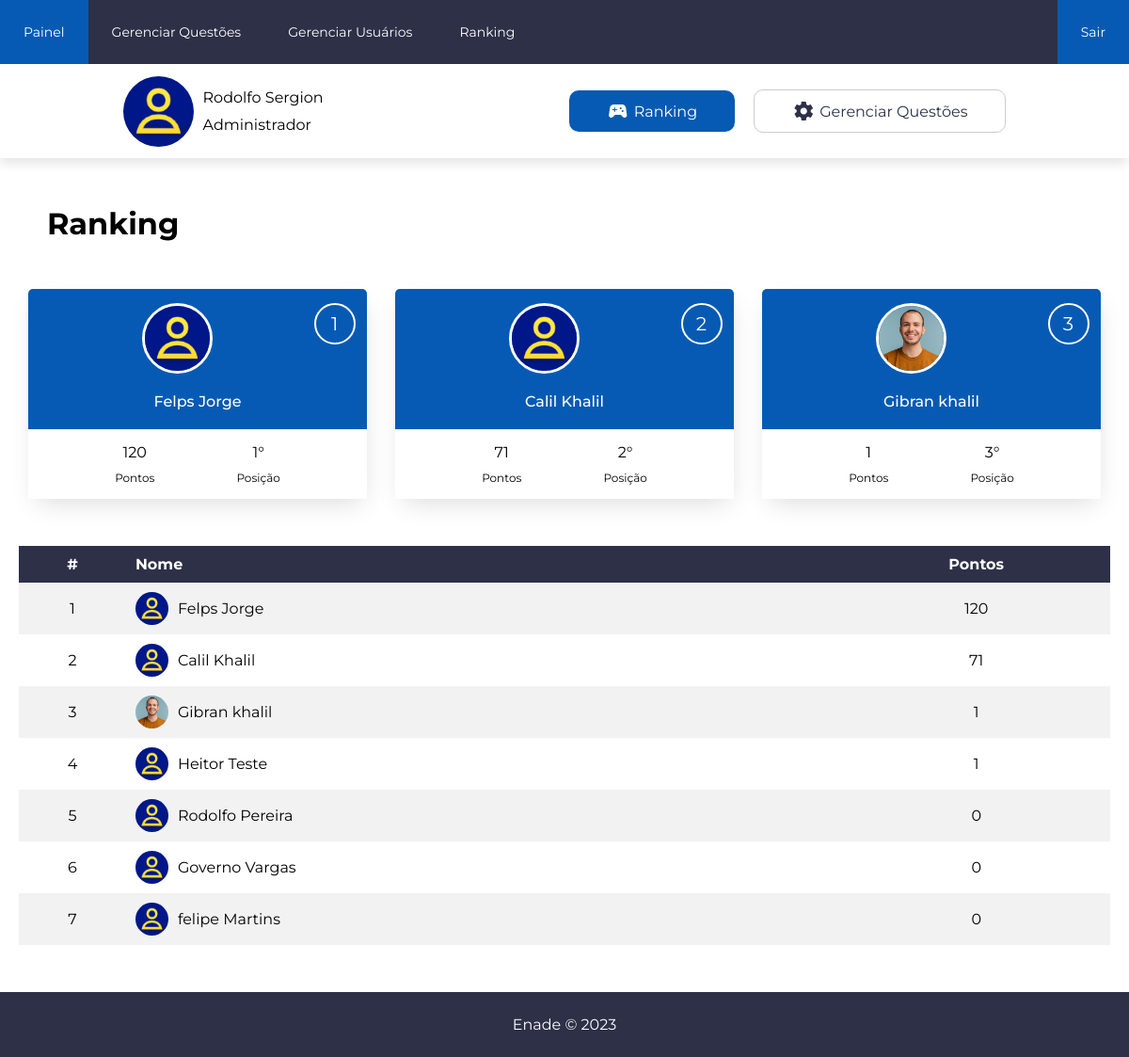
The page /pages/ranking.php (signed in) on the database its author committed.
### tables this page shows
CREATE TABLE `administrador` (
  `id_adm` int(11) NOT NULL,
  `nome` varchar(100) NOT NULL,
  `sobrenome` varchar(100) NOT NULL,
  `email` varchar(255) NOT NULL,
  `senha` varchar(255) NOT NULL,
  `apelido` varchar(100) NOT NULL,
  `foto` text NOT NULL
);

CREATE TABLE `usuario` (
  `id_usuario` int(11) NOT NULL,
  `nome` varchar(100) NOT NULL,
  `sobrenome` varchar(100) NOT NULL,
  `email` varchar(255) NOT NULL,
  `senha` varchar(255) NOT NULL,
  `foto` text NOT NULL,
  `apelido` varchar(20) NOT NULL,
  `pontos` int(11) NOT NULL
);

### backend/dao/UserDAO.php (called while the page is built, shortened)
<?php
class UserDAO implements IUserDAO
{
    private $Conn;
    public function __construct(PDO $conn)
    {
        $this->Conn = $conn;
    }
    public function getDados($id_usuario)
    {
        $stmt = $this->Conn->prepare("SELECT * FROM usuario WHERE id_usuario = :id_usuario");
        $stmt->bindParam(":id_usuario", $id_usuario);
        $stmt->execute();
        $row = $stmt->fetch(PDO::FETCH_ASSOC);
        return $row;
    }
    public function getDadosADM($id_usuario)
    {
        $stmt = $this->Conn->prepare("SELECT * FROM administrador WHERE id_adm = :id_usuario");
        $stmt->bindParam(":id_usuario", $id_usuario);
        $stmt->execute();
        $row = $stmt->fetch(PDO::FETCH_ASSOC);
        return $row;
    }
    public function buscarTresMelhores()
    {
        $stmt = $this->Conn->prepare("SELECT * FROM usuario ORDER BY pontos DESC LIMIT 3");
        $stmt->execute();
        $row = $stmt->fetchAll(PDO::FETCH_ASSOC);
        return $row;
    }
    public function buscarCemMelhores()
    {
        $stmt = $this->Conn->prepare("SELECT * FROM usuario ORDER BY pontos DESC LIMIT 100");
        $stmt->execute();
        $row = $stmt->fetchAll(PDO::FETCH_ASSOC);
        return $row;
    }
}

### pages/ranking.php (the view, shortened to what this page needs)
<?php
require_once("../content/painel.php");
require_once("../backend/dao/UserDAO.php");
$ranking = new UserDAO($conn);
$Usuario = $ranking->getDados($id);
$rankingTop100 = $ranking->buscarCemMelhores();
$rankingTop3 = $ranking->buscarTresMelhores();
$posicao3 = 1;
$posicao100 = 1;
?>
<main id="ranking-container">
    <div class="title">
        <h1>Ranking</h1>
    </div>
    <div id="top-ranked-form">
        <?php foreach ($rankingTop3 as $top3) : ?>
            <div class="top-ranked-box">
                <div class="top-ranked-img">
                    <img src="../img/fotos_perfil/<?=$top3["foto"]?>">
                    <div class="top-ranked-number">
                        <p><?= $posicao3 ?></p>
                    </div>
                </div>
                <p class="top-ranked-name"><?= $top3["nome"] ?> <?= $top3["sobrenome"] ?></p>
                <div class="top-ranked-status">
                    <div class="top-ranked-points">
                        <p class="points"><?= $top3["pontos"] ?></p>
                        <p class="top-ranked-subtitle">Pontos</p>
                    </div>
                    <div class="top-ranked-points">
                        <p class="points"> <?= $posicao3; ?>°</p>
                        <p class="top-ranked-subtitle">Posição</p>
                    </div>
                </div>
            </div>
        <?php $posicao3++;
        endforeach; ?>
    </div>
    <div class="ranking-table">
        <table class="table">
            <thead>
                <tr>
                    <th>#</th>
                    <th class="img-td">Nome</th>
                    <th class="space"></th>
                    <th>Pontos</th>
                </tr>
            </thead>
            <tbody>
                <?php foreach ($rankingTop100 as $top100) : ?>
                    <tr>
                        <td><?= $posicao100; ?></td>
                        <td class="img-td"><img class="img-table" src="../img/fotos_perfil/<?=$top100["foto"]?>" alt=""><?= $top100["nome"] ?> <?= $top100["sobrenome"] ?></td>
                        <td class="space"></td>
                        <td><?= $top100["pontos"] ?></td>
                    </tr>
                <?php $posicao100++;
                endforeach; ?>
            </tbody>
        </table>
    </div>
</main>
<?php
require_once("../content/footer.php")
?>

### content/painel.php (shortened to what this page needs)
<?php
require_once("header.php");
require_once("../backend/conexao.php");
require_once("../backend/dao/UserDAO.php");
$userDAO = new UserDAO($conn);
if (!isset($_SESSION)) {
    session_start();
} else {
    $id = $_SESSION["id_usuario"];
    $adm = $_SESSION["adm"];
    if ($adm == false) {
        $Usuario = $userDAO->getDados($id);
    } else {
        $Usuario = $userDAO->getDadosADM($id);
    }
}
?>
<div id="userMenu-container">
    <div id="userDetails">
        <img src="../img/fotos_perfil/<?= $Usuario["foto"];?>" id="userImg" alt="fotoperfil" name="foto">
        <div id="userDetails-txt">
            <p><?= $Usuario['nome'] ?> <?= $Usuario['sobrenome'] ?></p>
            <?php if ($adm == false) : ?>
                <p>Pontos: <?= $Usuario['pontos'] ?></p>
            <?php else : ?>
                <p>Administrador</p>
            <?php endif ?>
        </div>
    </div>
    <div id="userActions">
        <a href="../pages/ranking.php" class="action-link"><i class="material-icons">sports_esports</i> Ranking</a>
        <?php if ($adm == false) : ?>
            <a href="../pages/perfil.php" class="action-link"><i class="material-icons">account_circle</i>Perfil</a>
        <?php else : ?>
            <a href="../adm/gerenciarQuestoes.php" class="action-link"><i class="material-icons">settings</i>Gerenciar Questões</a>
        <?php endif ?>
    </div>
</div>

### css/style.css (style rules this page uses)
* { font-family: 'Montserrat', sans-serif; box-sizing: border-box; padding: 0; margin: 0; }
.space { flex: 1; }
#userMenu-container { justify-content: space-around; align-items: center; width: 100%; height: 100px; background-color: #ffffff; box-shadow: -1px 7px 11px -1px rgba(0, 0, 0, 0.1); }
#userDetails, #user, #userMenu-container, #userActions, .action-link { display: flex; }
#userDetails { align-items: center; gap: 10px; }
#userImg { width: 75px; height: 75px; border-radius: 50%; }
#userDetails-txt p { margin: 10px 0; }
#userActions { gap: 20px; }
.action-link, #userActions { align-items: center; }
.action-link { text-decoration: none; padding: 10px 40px; border-radius: 10px; transition: 0.3s; }
.action-link:first-child { color: #fff; background-color: #075AB3; }
.action-link:last-child { color: #2D3047; border: 1px solid #ccc; }
.action-link i { margin-right: 5px; }
.title { margin: 50px; }
#top-ranked-form { flex-wrap: wrap; justify-content: center; display: flex; justify-content: space-evenly; }
.top-ranked-box { width: 30%; border-radius: 5px; background-color: #075AB3; box-shadow: 2px 10px 26px -7px rgba(0, 0, 0, 0.15); }
.top-ranked-img img { border: 3px solid #fff; border-radius: 50%; width: 75px; height: 75px; }
.top-ranked-number { display: flex; align-items: center; justify-content: center; font-size: 20px; padding: 20px; border: 2px solid #fff; color: #fff; ; border-radius: 50%; height: 15px; width: 15px; position: relative; left: 30%; }
.top-ranked-img { display: flex; justify-content: center; margin: 15px 0; }
.top-ranked-name { margin: 20px 0; text-align: center; color: #fff; font-weight: 500; }
.top-ranked-status { background-color: #fff; display: flex; color: #000; padding: 5px; justify-content: space-evenly; }
.points { margin: 10px 0; text-align: center; }
.top-ranked-subtitle { font-size: 12px; margin-bottom: 10px; }
.ranking-table { width: 100%; display: flex; justify-content: center; margin: 50px 0; }
.ranking-table .table { margin: 0 20px; width: 100%; border-collapse: collapse; }
.img-table { width: 35px; height: 35px; border-radius: 50%; }
.img-td { display: flex; align-items: center; justify-content: start; gap: 10px; flex: 1 ; }
.ranking-table td { text-align: center; }
tr:nth-child(odd) { background-color: #f2f2f2; }
th, td { padding: 10px; border-bottom: 1px solid #94958B solid #ddd; }
th { background-color: #2D3047; color: #fff }

### rows shown on the page
administrador: foto (placeholder picture), nome "Rodolfo", sobrenome "Sergion"
usuario: foto (placeholder picture), nome "Felps", sobrenome "Jorge", pontos "120"
usuario: foto (placeholder picture), nome "Calil", sobrenome "Khalil", pontos "71"
usuario: foto (picture), nome "Gibran", sobrenome "khalil", pontos "1"
usuario: foto (placeholder picture), nome "Heitor", sobrenome "Teste", pontos "1"
usuario: foto (placeholder picture), nome "Rodolfo", sobrenome "Pereira", pontos "0"
usuario: foto (placeholder picture), nome "Governo", sobrenome "Vargas", pontos "0"
usuario: foto (placeholder picture), nome "felipe", sobrenome "Martins", pontos "0"
